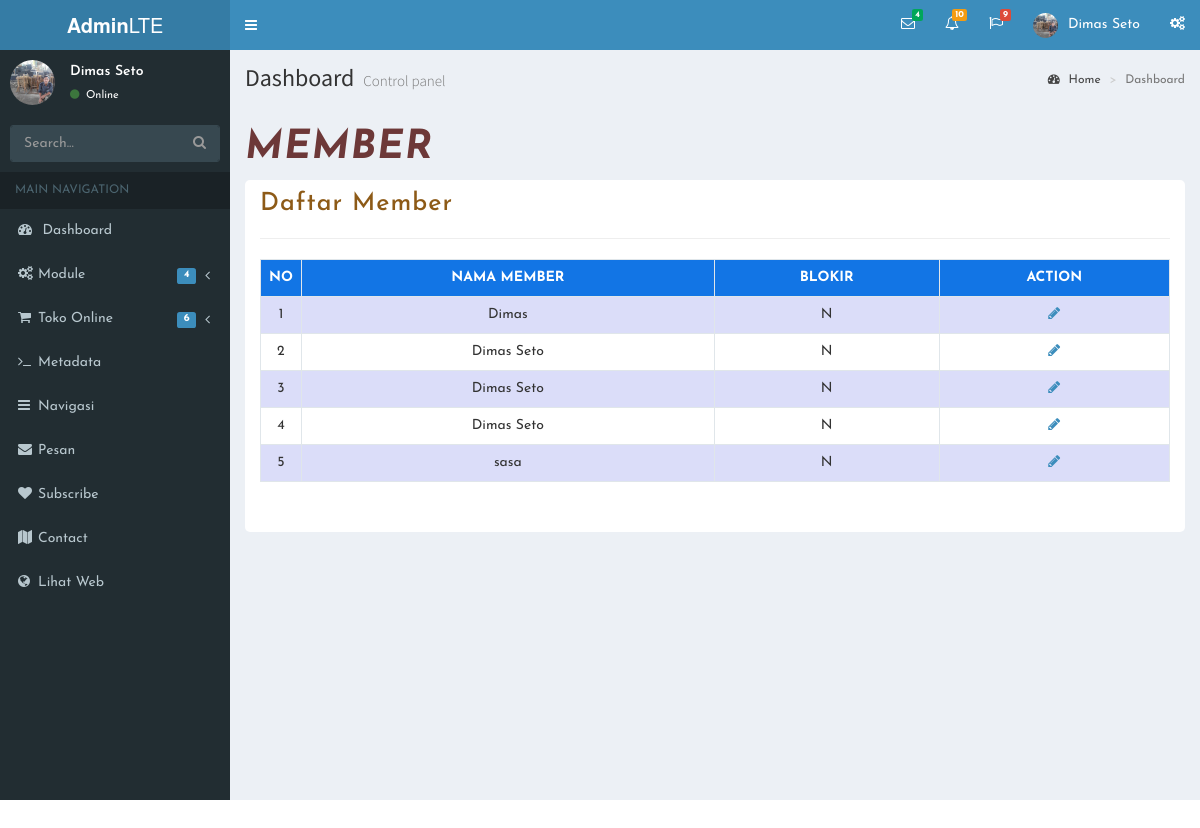
The app's page /s-admin?page=member (signed in) with its own data.
### tables this page shows
CREATE TABLE `member` (
  `id_member` int(10) NOT NULL,
  `id_kota` int(10) NOT NULL,
  `id_provinsi` int(10) NOT NULL,
  `nama` varchar(255) NOT NULL,
  `password` varchar(255) NOT NULL,
  `email` varchar(40) NOT NULL,
  `telepon` varchar(40) NOT NULL,
  `alamat` varchar(255) NOT NULL,
  `tgl` datetime NOT NULL,
  `blokir` enum('Y','N') NOT NULL
);

### admin/view/member.php (the view, shortened to what this page needs)
    <?php
    if(empty($_GET['act'])){
        tampil();
    }else
    if($_GET['act']=='edit'){
        edit();
    }
    ?>
<?php function tampil(){
$base_url = "http://localhost/Project-dua/s-admin";
?>
<h1 class="title">Member</h1>
<div class="badan">
<div class="container">
   <h4 class="sub-title">Daftar Member</h4>
   <hr>
    <form method="post" action="">
        <table id="table" class="table">
            <tr class="tampil">
                <th>NO</th>
                <th>Nama Member</th>
                <th>Blokir</th>
                <th>Action</th>
            </tr>
            <?php
            include "../config/konek.php";
            $no = 1;
            $data = mysqli_query($koneksi,"SELECT * FROM member ORDER BY nama");
            while($ddata = mysqli_fetch_array($data)){?>
                <tr>
                    <td>
                        <?php echo $no++;?>
                    </td>
                    <td>
                        <?php echo $ddata['nama']?>
                    </td>
                    <td>
                        <?php echo $ddata['blokir']?>
                    </td>
                    <td><a href='<?php echo $base_url?>?page=member&act=edit&id=<?php echo $ddata['id_member'];?>'><i class="fa fa-pencil" title="edit"></i></a></td>
                </tr>
                <?php }?>
        </table>
    </form>
</div>
</div>
<?php }?>

### records on screen
member: nama "Dimas", blokir "N"
member: nama "Dimas Seto", blokir "N"
member: nama "Dimas Seto", blokir "N"
member: nama "Dimas Seto", blokir "N"
member: nama "sasa", blokir "N"
